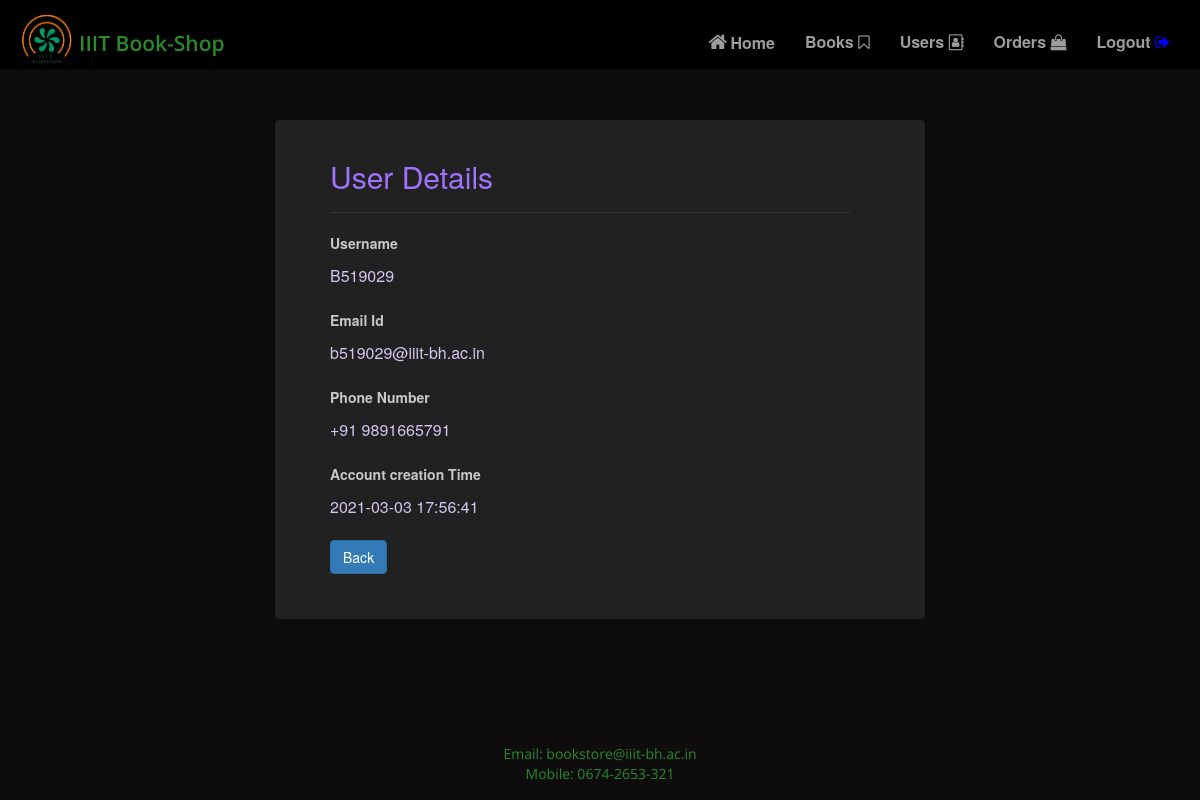
The page /Admin/ViewUser.php?id=1 on the database its author committed.
### tables this page shows
CREATE TABLE IF NOT EXISTS `users` (
  id INT NOT NULL PRIMARY KEY AUTO_INCREMENT,
  username VARCHAR(250) NOT NULL UNIQUE,
  email VARCHAR(250) NOT NULL,
  phonenum VARCHAR(250) NOT NULL,
  password VARCHAR(255) NOT NULL,
  created_at DATETIME DEFAULT CURRENT_TIMESTAMP
);

### Admin/ViewUser.php (the view, shortened to what this page needs)
<?php
if(isset($_GET["id"]) && !empty(trim($_GET["id"]))){
    require_once "../connectserver.php";
    $sql = "SELECT * FROM users WHERE id = ?";
    if($stmt = mysqli_prepare($link, $sql)){
        mysqli_stmt_bind_param($stmt, "i", $param_id);
        if(mysqli_stmt_execute($stmt)){
            $result = mysqli_stmt_get_result($stmt);
            if(mysqli_num_rows($result) == 1){
                $row = mysqli_fetch_array($result, MYSQLI_ASSOC);
            } else{
                header("location: ErrorMessage.php");
                exit();
            }
        } else{
            echo "Oops! Something went wrong. Please try again later.";
        }
    }
} else{
    header("location: ErrorMessage.php");
    exit();
}
?>
<!DOCTYPE html>
<html>
<head>
    <link rel="stylesheet" href="https://maxcdn.bootstrapcdn.com/bootstrap/3.3.7/css/bootstrap.min.css"/>
    <link rel="stylesheet" href="CSS/style.css" />
    <link rel="stylesheet" href="CSS/navbar.css"/>
</head>
<body class="view-book" style="background-color:rgb(12, 12, 12); color:rgb(202, 199, 199);">
    <nav class="navbar-sticky navbar navbar-inverse navbar-static-top navigation">
        <div class="container">
            <div class="navbar-header">
                <a class="navbar-brand" href="#">
                    <img style="width: 64px" src="Images/iiit-logo.png"alt="iiit logo"/>
                    <span class="iiitbookstore" style="font-family: 'Open Sans', sans-serif; font-weight:600; font-size: 21px;">IIIT Book-Shop</span>
                </a>
            </div>
            <div id="navbar6" class="navbar-collapse collapse">
            <ul class="nav navbar-nav navbar-right">
                <li><a href="Admin-AHome.php"><i class="fa fa-home fa-fw" style="font-size: 20px;" aria-hidden="true"></i>Home</a></li>
                <li><a href="Book-Details.php">Books <i class="fa fa-bookmark-o" aria-hidden="true"></i> </a></li>
                <li><a href="User-Details.php">Users <i class="fa fa-address-book-o" aria-hidden="true"></i> </a> </li>
                <li><a href="Orders.php">Orders <i class="fa fa-shopping-bag" aria-hidden="true"></i> </a> </li>
                <li><a class="logout" href="Admin-Logout.php">Logout <i class="fa fa-sign-out" style="color: blue" aria-hidden="true"></i> </a> </li>
            </ul>
        </div>
      </div>
    </nav>
    <div class="wrapper" style=" margin: 0 auto; background-color:#222121; margin-top:50px; border-radius:4px; width:650px; margin-bottom:50px; padding:0px 60px 35px 40px;">
        <div class="container-fluid">
            <div class="row">
                <div class="col-md-12">
                    <div class="page-header" style="border-color:rgb(53, 51, 51);">
                        <h2 style="color:rgb(157, 115, 255); ">User Details</h2>
                    </div>
                    <div class="form-group">
                        <label>Username</label>
                        <p class="form-control-static"  style="color:rgb(211, 198, 241); font-size:16px;"><?php echo $row["username"]; ?></p>
                    </div>
                    <div class="form-group">
                        <label>Email Id</label>
                        <p class="form-control-static"  style="color:rgb(211, 198, 241); font-size:16px;"><?php echo $row["email"]; ?></p>
                    </div>
                    <div class="form-group">
                        <label>Phone Number</label>
                        <p class="form-control-static"  style="color:rgb(211, 198, 241); font-size:16px;"><?php echo $row["phonenum"]; ?></p>
                    </div>
                    <div class="form-group">
                        <label>Account creation Time</label>
                        <p class="form-control-static"  style="color:rgb(211, 198, 241); font-size:16px;"><?php echo $row["created_at"]; ?></p>
                    </div>
                    <p><a href="User-Details.php" class="btn btn-primary">Back</a></p>
                </div>
            </div>
        </div>
    </div>
    <footer id="footer" class="footer" style="position: fixed">
      <p class="text-center">
        Email: bookstore@iiit-bh.ac.in
        <br />Mobile: 0674-2653-321
      </p>
    </footer>
</body>
</html>

### Admin/CSS/navbar.css (style rules this page uses)
.navbar-brand { padding: 0px; }
.navigation { height: 70px; background-color: black; }
.navigation .navbar-brand { display: flex; align-items: center; color: rgb(41, 139, 41); margin-top: 15px; }
.navigation .navbar-brand > img { padding: 8px 0px; height: 67px; }
.navbar-nav a { margin-top: 17px; font-weight: bold; font-size: 16px; color: rgb(160, 159, 158); }
.navigation .navbar-brand .iiitbookstore { margin-top: 5px; font-family: 'Open Sans', sans-serif; font-weight:600; font-size: 21px; }
.footer { right: 0; bottom: 0; left: 0; height: 65px; padding-top: 9px; background-color: #0e0c0c; color: rgb(41, 139, 41); text-align: center; font-family: 'Open Sans'; }

### rows shown on the page
users: username "B519029", email "b519029@iiit-bh.ac.in", phonenum "+91 9891665791", created_at "2021-03-03 17:56:41"
